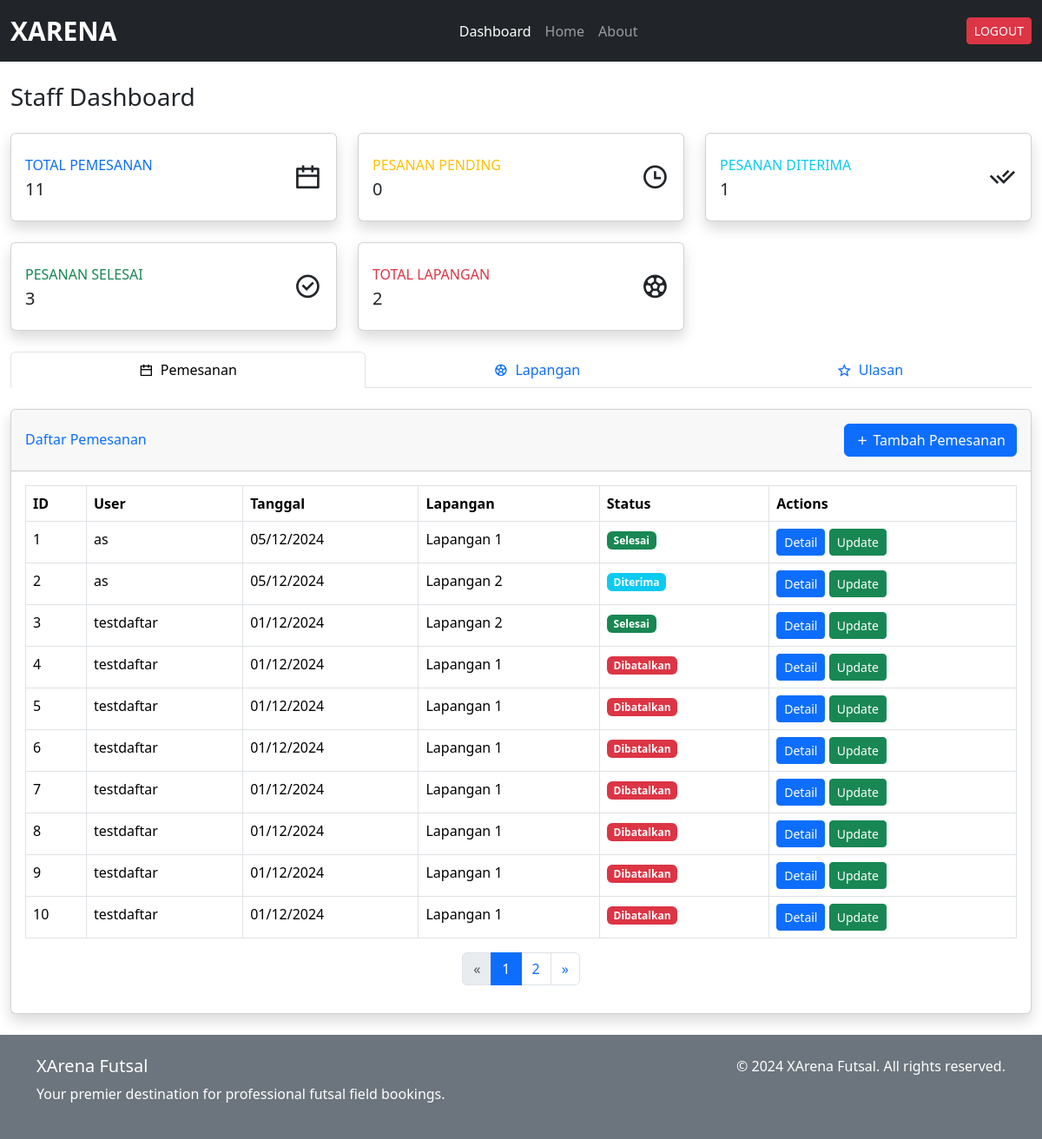
Screenshot of /staff/dashboard/ (signed in) with the database file from the repository.
### xarena_app/models.py (models this page shows, shortened)
class Pemesanan(models.Model):
    user = models.ForeignKey(
        settings.AUTH_USER_MODEL,
        on_delete=models.CASCADE,
        related_name='pemesanan_user',
        help_text="User yang melakukan pemesanan"
    )
    staff = models.ForeignKey(
        settings.AUTH_USER_MODEL,
        on_delete=models.CASCADE,
        null=True,
        blank=True,
        related_name='pemesanan_staff',
        help_text="Staff yang memproses pemesanan"
    )
    jadwal = models.ForeignKey(Jadwal, on_delete=models.CASCADE, help_text="Jadwal pemesanan")
    metode_pembayaran = models.CharField(max_length=20, choices=(
        ('transfer', 'Transfer Bank'),
        ('cash', 'Cash'),
    ), default='transfer')
    status = models.CharField(max_length=20, choices=(
        ('pending', 'Pending'),
        ('diterima', 'Diterima'),
        ('selesai', 'Selesai'),
        ('dibatalkan', 'Dibatalkan'),
    ), default='pending')
    created_at = models.DateTimeField(auto_now_add=True)
    updated_at = models.DateTimeField(auto_now=True)

class CustomUser(AbstractUser):
    bio = models.TextField(max_length=500, blank=True, null=True)

class Jadwal(models.Model):
    lapangan = models.ForeignKey(Lapangan, on_delete=models.CASCADE)
    tanggal = models.DateField()
    jam_mulai = models.TimeField()
    jam_selesai = models.TimeField()
    is_available = models.BooleanField(default=True)

class Lapangan(models.Model):
    nama = models.CharField(max_length=100)
    deskripsi = models.TextField(max_length=500)
    harga_per_jam = models.DecimalField(max_digits=10, decimal_places=2)
    gambar = models.ImageField(upload_to='lapangan_images/', blank=True, null=True)
    is_available = models.BooleanField(default=True)
    def avg_rating(self):
        ratings = Ulasan.objects.filter(lapangan=self).values_list('rating', flat=True)
        if ratings:
            return sum(ratings) / len(ratings)
        return 0

### xarena_app/views.py (the view)
# urls.py: path('staff/dashboard/', views.dashboard_staff, name='dashboard_staff'),
@staff_member_required
def dashboard_staff(request):
    pemesanan_list = Pemesanan.objects.all().order_by('-created_at')
    pemesanan_paginator = Paginator(pemesanan_list, 10)
    pemesanan_page = request.GET.get('pemesanan_page')
    pemesanan = pemesanan_paginator.get_page(pemesanan_page)
    lapangan_list = Lapangan.objects.all()
    for field in lapangan_list:
        field.average_rating = field.avg_rating()
    lapangan_paginator = Paginator(lapangan_list, 10)
    lapangan_page = request.GET.get('lapangan_page')
    lapangan = lapangan_paginator.get_page(lapangan_page)
    ulasan_list = Ulasan.objects.all().order_by('-created_at')
    ulasan_paginator = Paginator(ulasan_list, 10)
    ulasan_page = request.GET.get('ulasan_page')
    ulasan = ulasan_paginator.get_page(ulasan_page)
    users = CustomUser.objects.filter(is_staff=False, is_superuser=False).order_by('username')
    context = {
        'pemesanan': pemesanan,
        'users': users,
        'lapangan': lapangan,
        'ulasan': ulasan,
        'total_lapangan': lapangan_list.count(),
        'total_pemesanan': pemesanan_list.count(),
        'pending_pemesanan': pemesanan_list.filter(status='pending').count(),
        'diterima_pemesanan': pemesanan_list.filter(status='diterima').count(),
        'completed_pemesanan': pemesanan_list.filter(status='selesai').count(),
    }
    return render(request, 'staff/dashboard_staff.html', context)

### xarena_app/templatetags/currency_filters.py (called while the page is built)
@register.filter
def rupiah(value):
    try:
        return f"Rp {int(value):,}".replace(',', '.')
    except (ValueError, TypeError):
        return "-"

### templates/staff/dashboard_staff.html (shortened to what this page needs)
{% extends '../base.html' %} {% load currency_filters %} {% block content %}
<div class="container-fluid mt-4">
  <div class="d-sm-flex align-items-center justify-content-between mb-4">
    <h1 class="h3 mb-0 text-gray-800">Staff Dashboard</h1>
  </div>
  <div class="row">
    <div class="col-xl-4 col-md-6 mb-4">
      <div class="card border-left-primary shadow h-100 py-2">
        <div class="card-body">
          <div class="row no-gutters align-items-center">
            <div class="col mr-2">
              <div
                class="text-xs font-weight-bold text-primary text-uppercase mb-1"
              >
                Total Pemesanan
              </div>
              <div class="h5 mb-0 font-weight-bold text-gray-800">
                {{ total_pemesanan }}
              </div>
            </div>
            <div class="col-auto">
              <i class="ri-calendar-line ri-2x text-gray-300"></i>
            </div>
          </div>
        </div>
      </div>
    </div>
    <div class="col-xl-4 col-md-6 mb-4">
      <div class="card border-left-warning shadow h-100 py-2">
        <div class="card-body">
          <div class="row no-gutters align-items-center">
            <div class="col mr-2">
              <div
                class="text-xs font-weight-bold text-warning text-uppercase mb-1"
              >
                Pesanan Pending
              </div>
              <div class="h5 mb-0 font-weight-bold text-gray-800">
                {{ pending_pemesanan }}
              </div>
            </div>
            <div class="col-auto">
              <i class="ri-time-line ri-2x text-gray-300"></i>
            </div>
          </div>
        </div>
      </div>
    </div>
    <div class="col-xl-4 col-md-6 mb-4">
      <div class="card border-left-info shadow h-100 py-2">
        <div class="card-body">
          <div class="row no-gutters align-items-center">
            <div class="col mr-2">
              <div
                class="text-xs font-weight-bold text-info text-uppercase mb-1"
              >
                Pesanan Diterima
              </div>
              <div class="h5 mb-0 font-weight-bold text-gray-800">
                {{ diterima_pemesanan }}
              </div>
            </div>
            <div class="col-auto">
              <i class="ri-check-double-line ri-2x text-gray-300"></i>
            </div>
          </div>
        </div>
      </div>
    </div>
    <div class="col-xl-4 col-md-6 mb-4">
      <div class="card border-left-success shadow h-100 py-2">
        <div class="card-body">
          <div class="row no-gutters align-items-center">
            <div class="col mr-2">
              <div
                class="text-xs font-weight-bold text-success text-uppercase mb-1"
              >
                Pesanan Selesai
              </div>
              <div class="h5 mb-0 font-weight-bold text-gray-800">
                {{ completed_pemesanan }}
              </div>
            </div>
            <div class="col-auto">
              <i class="ri-checkbox-circle-line ri-2x text-gray-300"></i>
            </div>
          </div>
        </div>
      </div>
    </div>
    <div class="col-xl-4 col-md-6 mb-4">
      <div class="card border-left-danger shadow h-100 py-2">
        <div class="card-body">
          <div class="row no-gutters align-items-center">
            <div class="col mr-2">
              <div
                class="text-xs font-weight-bold text-danger text-uppercase mb-1"
              >
                Total Lapangan
              </div>
              <div class="h5 mb-0 font-weight-bold text-gray-800">
                {{ total_lapangan }}
              </div>
            </div>
            <div class="col-auto">
              <i class="ri-football-line ri-2x text-gray-300"></i>
            </div>
          </div>
        </div>
      </div>
    </div>
  </div>
  <ul class="nav nav-tabs nav-fill mb-4" id="dashboardTabs" role="tablist">
    <li class="nav-item" role="presentation">
      <button
        class="nav-link active"
        id="pemesanan-tab"
        data-bs-toggle="tab"
        data-bs-target="#pemesanan"
        type="button"
        role="tab"
      >
        <i class="ri-calendar-line me-1"></i> Pemesanan
      </button>
    </li>
    <li class="nav-item" role="presentation">
      <button
        class="nav-link"
        id="lapangan-tab"
        data-bs-toggle="tab"
        data-bs-target="#lapangan"
        type="button"
        role="tab"
      >
        <i class="ri-football-line me-1"></i> Lapangan
      </button>
    </li>
    <li class="nav-item" role="presentation">
      <button
        class="nav-link"
        id="ulasan-tab"
        data-bs-toggle="tab"
        data-bs-target="#ulasan"
        type="button"
        role="tab"
      >
        <i class="ri-star-line me-1"></i> Ulasan
      </button>
    </li>
  </ul>
  <div class="tab-content" id="dashboardTabsContent">
    <div
      class="tab-pane fade show active"
      id="pemesanan"
      role="tabpanel"
      aria-labelledby="pemesanan-tab"
    >
      <div class="card shadow mb-4">
        <div class="card-header py-3">
          <div class="d-flex justify-content-between align-items-center">
            <h6 class="m-0 font-weight-bold text-primary">Daftar Pemesanan</h6>
            <button
              class="btn btn-primary"
              data-bs-toggle="modal"
              data-bs-target="#addBookingModal"
            >
              <i class="ri-add-line"></i> Tambah Pemesanan
            </button>
          </div>
        </div>
        <div class="card-body">
          <div class="table-responsive">
            <table
              class="table table-bordered"
              width="100%"
              cellspacing="0"
            >
              <thead>
                <tr>
                  <th>ID</th>
                  <th>User</th>
                  <th>Tanggal</th>
                  <th>Lapangan</th>
                  <th>Status</th>
                  <th>Actions</th>
                </tr>
              </thead>
              <tbody>
                {% for item in pemesanan %}
                <tr>
                  <td>{{ forloop.counter }}</td>
                  <td>{{ item.user.username }}</td>
                  <td>{{ item.created_at|date:"d/m/Y" }}</td>
                  <td>{{ item.jadwal.lapangan.nama }}</td>
                  <td>
                    <span
                      class="badge {% if item.status == 'pending' %} bg-warning {% elif item.status == 'diterima' %} bg-info {% elif item.status == 'dibatalkan' %} bg-danger {% else %} bg-success {% endif %}"
                    >
                      {{ item.status|capfirst }}
                    </span>
                  </td>
                  <td>
                    <a
                      href="{% url 'detail_pemesanan_staff' item.id %}"
                      class="btn btn-primary btn-sm"
                      >Detail</a
                    >
                    <button
                      class="btn btn-success btn-sm update-btn"
                      data-id="{{ item.id }}"
                      data-status="{{ item.status }}"
                    >
                      Update
                    </button>
                  </td>
                </tr>
                {% endfor %}
              </tbody>
            </table>
            {% include '../components/pagination.html' with page_obj=pemesanan param_name='pemesanan_page' %}
          </div>
        </div>
      </div>
    </div>
  </div>
</div>
{% endblock %}

### static/css/style.css (style rules this page uses)
* { scrollbar-width: thin; scrollbar-color: #888 #f1f1f1; }

### rows the page displays
Pemesanan: user.username "as", created_at "05/12/2024", jadwal.lapangan.nama "Lapangan 1", status "Selesai"
Pemesanan: user.username "as", created_at "05/12/2024", jadwal.lapangan.nama "Lapangan 2", status "Diterima"
Pemesanan: user.username "testdaftar", created_at "01/12/2024", jadwal.lapangan.nama "Lapangan 2", status "Selesai"
Pemesanan: user.username "testdaftar", created_at "01/12/2024", jadwal.lapangan.nama "Lapangan 1", status "Dibatalkan"
Pemesanan: user.username "testdaftar", created_at "01/12/2024", jadwal.lapangan.nama "Lapangan 1", status "Dibatalkan"
Pemesanan: user.username "testdaftar", created_at "01/12/2024", jadwal.lapangan.nama "Lapangan 1", status "Dibatalkan"
Pemesanan: user.username "testdaftar", created_at "01/12/2024", jadwal.lapangan.nama "Lapangan 1", status "Dibatalkan"
Pemesanan: user.username "testdaftar", created_at "01/12/2024", jadwal.lapangan.nama "Lapangan 1", status "Dibatalkan"
Pemesanan: user.username "testdaftar", created_at "01/12/2024", jadwal.lapangan.nama "Lapangan 1", status "Dibatalkan"
Pemesanan: user.username "testdaftar", created_at "01/12/2024", jadwal.lapangan.nama "Lapangan 1", status "Dibatalkan"

### other values shown
{{ total_pemesanan }} "11"
{{ pending_pemesanan }} "0"
{{ diterima_pemesanan }} "1"
{{ completed_pemesanan }} "3"
{{ total_lapangan }} "2"
{{ i }} "1"
{{ i }} "2"
